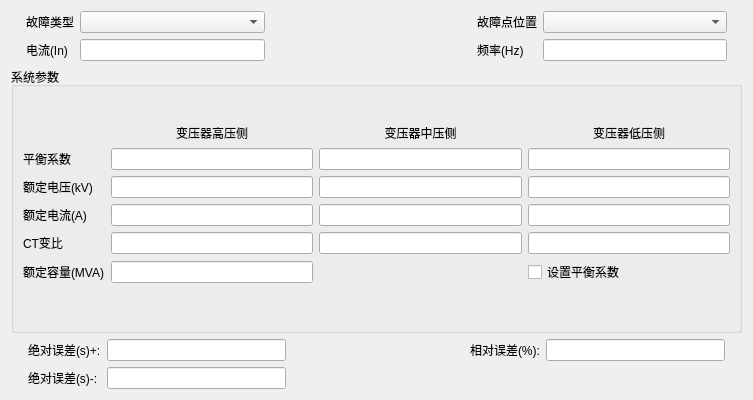
<?xml version="1.0" encoding="UTF-8"?>
<ui version="4.0">
 <class>QDiffCBOpItemParaEditWidget</class>
 <widget class="QWidget" name="QDiffCBOpItemParaEditWidget">
  <property name="geometry">
   <rect>
    <x>0</x>
    <y>0</y>
    <width>753</width>
    <height>400</height>
   </rect>
  </property>
  <property name="maximumSize">
   <size>
    <width>16777215</width>
    <height>400</height>
   </size>
  </property>
  <property name="windowTitle">
   <string>Form</string>
  </property>
  <layout class="QVBoxLayout" name="verticalLayout_3">
   <item>
    <layout class="QVBoxLayout" name="verticalLayout_2">
     <item>
      <layout class="QGridLayout" name="gridLayout_2">
       <property name="leftMargin">
        <number>15</number>
       </property>
       <property name="rightMargin">
        <number>15</number>
       </property>
       <item row="1" column="0">
        <widget class="QLabel" name="m_pLabCurrent">
         <property name="font">
          <font>
           <pointsize>9</pointsize>
          </font>
         </property>
         <property name="text">
          <string>电流(In)</string>
         </property>
        </widget>
       </item>
       <item row="1" column="4">
        <widget class="QLabel" name="m_pLabFrep">
         <property name="font">
          <font>
           <pointsize>9</pointsize>
          </font>
         </property>
         <property name="text">
          <string>频率(Hz)</string>
         </property>
        </widget>
       </item>
       <item row="1" column="5">
        <widget class="QLineEdit" name="m_pEditFrep">
         <property name="font">
          <font>
           <pointsize>9</pointsize>
          </font>
         </property>
        </widget>
       </item>
       <item row="0" column="5">
        <widget class="QComboBox" name="m_pCmbFaultLocation">
         <property name="font">
          <font>
           <pointsize>9</pointsize>
          </font>
         </property>
        </widget>
       </item>
       <item row="0" column="4">
        <widget class="QLabel" name="m_pLabFaultLocation">
         <property name="font">
          <font>
           <pointsize>9</pointsize>
          </font>
         </property>
         <property name="text">
          <string>故障点位置</string>
         </property>
        </widget>
       </item>
       <item row="0" column="0">
        <widget class="QLabel" name="m_pLabFaultType">
         <property name="font">
          <font>
           <pointsize>9</pointsize>
          </font>
         </property>
         <property name="text">
          <string>故障类型</string>
         </property>
        </widget>
       </item>
       <item row="0" column="1">
        <widget class="QComboBox" name="m_pCmbFaultType">
         <property name="font">
          <font>
           <pointsize>9</pointsize>
          </font>
         </property>
        </widget>
       </item>
       <item row="1" column="1">
        <widget class="QLineEdit" name="m_pEditCurent">
         <property name="font">
          <font>
           <pointsize>9</pointsize>
          </font>
         </property>
        </widget>
       </item>
       <item row="0" column="2" colspan="2">
        <spacer name="horizontalSpacer_2">
         <property name="orientation">
          <enum>Qt::Horizontal</enum>
         </property>
         <property name="sizeHint" stdset="0">
          <size>
           <width>200</width>
           <height>20</height>
          </size>
         </property>
        </spacer>
       </item>
       <item row="1" column="2" colspan="2">
        <spacer name="horizontalSpacer_3">
         <property name="orientation">
          <enum>Qt::Horizontal</enum>
         </property>
         <property name="sizeHint" stdset="0">
          <size>
           <width>200</width>
           <height>20</height>
          </size>
         </property>
        </spacer>
       </item>
      </layout>
     </item>
     <item>
      <widget class="QGroupBox" name="m_pGroupSystemParas">
       <property name="maximumSize">
        <size>
         <width>16777215</width>
         <height>16777215</height>
        </size>
       </property>
       <property name="font">
        <font>
         <pointsize>9</pointsize>
        </font>
       </property>
       <property name="title">
        <string>系统参数</string>
       </property>
       <layout class="QVBoxLayout" name="verticalLayout">
        <property name="topMargin">
         <number>0</number>
        </property>
        <item>
         <layout class="QGridLayout" name="gridLayout">
          <property name="topMargin">
           <number>0</number>
          </property>
          <item row="0" column="1">
           <widget class="QLabel" name="m_pLabTransfHvKph">
            <property name="maximumSize">
             <size>
              <width>300</width>
              <height>20</height>
             </size>
            </property>
            <property name="font">
             <font>
              <pointsize>9</pointsize>
             </font>
            </property>
            <property name="text">
             <string>变压器高压侧</string>
            </property>
            <property name="alignment">
             <set>Qt::AlignCenter</set>
            </property>
           </widget>
          </item>
          <item row="0" column="3">
           <widget class="QLabel" name="m_pLabTransfHvKpl">
            <property name="maximumSize">
             <size>
              <width>300</width>
              <height>20</height>
             </size>
            </property>
            <property name="font">
             <font>
              <pointsize>9</pointsize>
             </font>
            </property>
            <property name="text">
             <string>变压器低压侧</string>
            </property>
            <property name="alignment">
             <set>Qt::AlignCenter</set>
            </property>
           </widget>
          </item>
          <item row="1" column="0">
           <widget class="QLabel" name="m_pLabBalCoeff">
            <property name="font">
             <font>
              <pointsize>9</pointsize>
             </font>
            </property>
            <property name="text">
             <string>平衡系数</string>
            </property>
           </widget>
          </item>
          <item row="1" column="1">
           <widget class="QSettingLineEdit" name="m_pEditTransfHvKph">
            <property name="font">
             <font>
              <pointsize>9</pointsize>
             </font>
            </property>
           </widget>
          </item>
          <item row="1" column="2">
           <widget class="QSettingLineEdit" name="m_pEditTransfMvKpm">
            <property name="font">
             <font>
              <pointsize>9</pointsize>
             </font>
            </property>
           </widget>
          </item>
          <item row="1" column="3">
           <widget class="QSettingLineEdit" name="m_pEditTransfLvKpl">
            <property name="font">
             <font>
              <pointsize>9</pointsize>
             </font>
            </property>
           </widget>
          </item>
          <item row="2" column="0">
           <widget class="QLabel" name="m_pLabVnom">
            <property name="font">
             <font>
              <pointsize>9</pointsize>
             </font>
            </property>
            <property name="text">
             <string>额定电压(kV)</string>
            </property>
           </widget>
          </item>
          <item row="2" column="1">
           <widget class="QSettingLineEdit" name="m_pEditTransfHvVol">
            <property name="font">
             <font>
              <pointsize>9</pointsize>
             </font>
            </property>
           </widget>
          </item>
          <item row="2" column="2">
           <widget class="QSettingLineEdit" name="m_pEditTransfMvVol">
            <property name="font">
             <font>
              <pointsize>9</pointsize>
             </font>
            </property>
           </widget>
          </item>
          <item row="2" column="3">
           <widget class="QSettingLineEdit" name="m_pEditTransfLvVol">
            <property name="font">
             <font>
              <pointsize>9</pointsize>
             </font>
            </property>
           </widget>
          </item>
          <item row="3" column="0">
           <widget class="QLabel" name="m_pLabEDCurrent">
            <property name="font">
             <font>
              <pointsize>9</pointsize>
             </font>
            </property>
            <property name="text">
             <string>额定电流(A)</string>
            </property>
           </widget>
          </item>
          <item row="3" column="1">
           <widget class="QSettingLineEdit" name="m_pEditTransfHvCur">
            <property name="font">
             <font>
              <pointsize>9</pointsize>
             </font>
            </property>
           </widget>
          </item>
          <item row="3" column="2">
           <widget class="QSettingLineEdit" name="m_pEditTransfMvCur">
            <property name="font">
             <font>
              <pointsize>9</pointsize>
             </font>
            </property>
           </widget>
          </item>
          <item row="3" column="3">
           <widget class="QSettingLineEdit" name="m_pEditTransfLvCur">
            <property name="font">
             <font>
              <pointsize>9</pointsize>
             </font>
            </property>
           </widget>
          </item>
          <item row="4" column="0">
           <widget class="QLabel" name="m_pLabCT">
            <property name="font">
             <font>
              <pointsize>9</pointsize>
             </font>
            </property>
            <property name="text">
             <string>CT变比</string>
            </property>
           </widget>
          </item>
          <item row="4" column="1">
           <widget class="QSettingLineEdit" name="m_pEditTransfHvCT">
            <property name="font">
             <font>
              <pointsize>9</pointsize>
             </font>
            </property>
           </widget>
          </item>
          <item row="4" column="2">
           <widget class="QSettingLineEdit" name="m_pEditTransfMvCT">
            <property name="font">
             <font>
              <pointsize>9</pointsize>
             </font>
            </property>
           </widget>
          </item>
          <item row="4" column="3">
           <widget class="QSettingLineEdit" name="m_pEditTransfLvCT">
            <property name="font">
             <font>
              <pointsize>9</pointsize>
             </font>
            </property>
           </widget>
          </item>
          <item row="5" column="0">
           <widget class="QLabel" name="m_pLabTransfRatedCapacity">
            <property name="font">
             <font>
              <pointsize>9</pointsize>
             </font>
            </property>
            <property name="text">
             <string>额定容量(MVA)</string>
            </property>
           </widget>
          </item>
          <item row="5" column="1">
           <widget class="QSettingLineEdit" name="m_pEditTransfHvKVA">
            <property name="font">
             <font>
              <pointsize>9</pointsize>
             </font>
            </property>
           </widget>
          </item>
          <item row="5" column="3">
           <widget class="QCheckBox" name="m_pChkKph">
            <property name="font">
             <font>
              <pointsize>9</pointsize>
             </font>
            </property>
            <property name="text">
             <string>设置平衡系数</string>
            </property>
           </widget>
          </item>
          <item row="0" column="2">
           <widget class="QLabel" name="m_pLabTransfHvKpm">
            <property name="maximumSize">
             <size>
              <width>300</width>
              <height>20</height>
             </size>
            </property>
            <property name="font">
             <font>
              <pointsize>9</pointsize>
             </font>
            </property>
            <property name="text">
             <string>变压器中压侧</string>
            </property>
            <property name="alignment">
             <set>Qt::AlignCenter</set>
            </property>
           </widget>
          </item>
         </layout>
        </item>
       </layout>
      </widget>
     </item>
     <item>
      <layout class="QGridLayout" name="gridLayout_3">
       <property name="leftMargin">
        <number>17</number>
       </property>
       <property name="rightMargin">
        <number>17</number>
       </property>
       <item row="0" column="0">
        <widget class="QLabel" name="m_pLabAbsErr">
         <property name="font">
          <font>
           <pointsize>9</pointsize>
          </font>
         </property>
         <property name="text">
          <string>绝对误差(s)+:</string>
         </property>
        </widget>
       </item>
       <item row="1" column="0">
        <widget class="QLabel" name="m_pLabAbsErrMinus">
         <property name="font">
          <font>
           <pointsize>9</pointsize>
          </font>
         </property>
         <property name="text">
          <string>绝对误差(s)-:</string>
         </property>
        </widget>
       </item>
       <item row="0" column="4">
        <widget class="QSettingLineEdit" name="m_pEditRelErr">
         <property name="font">
          <font>
           <pointsize>9</pointsize>
          </font>
         </property>
        </widget>
       </item>
       <item row="1" column="1">
        <widget class="QSettingLineEdit" name="m_pEditAbsErrReduce">
         <property name="font">
          <font>
           <pointsize>9</pointsize>
          </font>
         </property>
        </widget>
       </item>
       <item row="0" column="3">
        <widget class="QLabel" name="m_pLabRelErr">
         <property name="font">
          <font>
           <pointsize>9</pointsize>
          </font>
         </property>
         <property name="text">
          <string>相对误差(%):</string>
         </property>
        </widget>
       </item>
       <item row="0" column="1">
        <widget class="QSettingLineEdit" name="m_pEditAbsErrSum">
         <property name="font">
          <font>
           <pointsize>9</pointsize>
          </font>
         </property>
        </widget>
       </item>
       <item row="0" column="2">
        <spacer name="horizontalSpacer">
         <property name="orientation">
          <enum>Qt::Horizontal</enum>
         </property>
         <property name="sizeHint" stdset="0">
          <size>
           <width>40</width>
           <height>20</height>
          </size>
         </property>
        </spacer>
       </item>
      </layout>
     </item>
    </layout>
   </item>
  </layout>
 </widget>
 <customwidgets>
  <customwidget>
   <class>QSettingLineEdit</class>
   <extends>QLineEdit</extends>
   <header>../../UI/Controls/SettingCtrls/qsettinglineedit.h</header>
  </customwidget>
 </customwidgets>
 <resources/>
 <connections/>
</ui>
